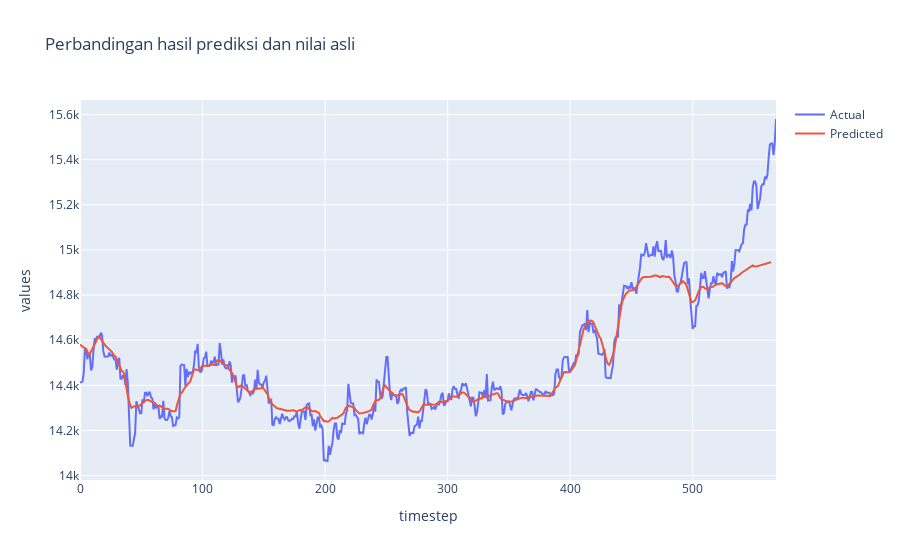

Here is the notebook cell this chart was saved with:
### Code cell
fig = go.Figure()

x = [i for i in range(len(y_actual_denorm))]

fig.add_trace(go.Scatter(x=x, y=y_actual_denorm.squeeze(1), mode='lines', name="Actual"))
fig.add_trace(go.Scatter(x=x, y=output_denorm.squeeze(1)[4:], mode='lines', name="Predicted"))

fig.update_layout(
    xaxis_title='timestep',
    yaxis_title='values',
    title=f"Perbandingan hasil prediksi dan nilai asli",
    height=800
)
fig.show()

### Figure 1 — Plotly figure (JSON) as saved in the notebook; plotly's stock layout.template omitted (floating-point values rounded to 4 significant figures; data arrays with more than 128 entries replaced by an {"elided": "..."} marker saying what was removed)
{"data": [{"mode": "lines", "name": "Actual", "type": "scatter", "x": {"elided": "569 int values"}, "y": {"elided": "569 float values"}}, {"mode": "lines", "name": "Predicted", "type": "scatter", "x": {"elided": "569 int values"}, "y": {"elided": "565 float values"}}], "layout": {"autosize": true, "title": {"text": "Perbandingan hasil prediksi dan nilai asli"}, "xaxis": {"autorange": true, "range": [0, 568], "showspikes": false, "title": {"text": "timestep"}, "type": "linear"}, "yaxis": {"autorange": true, "range": [13980.0, 15660.0], "showspikes": false, "title": {"text": "values"}, "type": "linear"}}}
